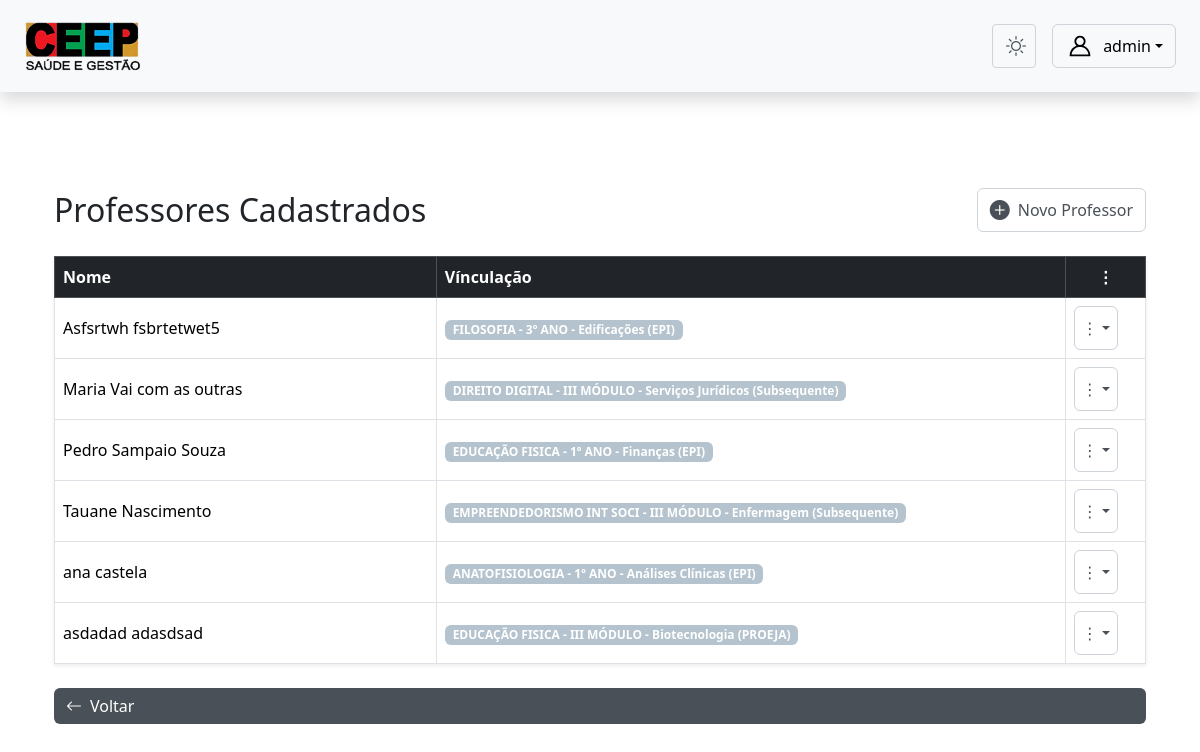
/admnistrador/admin/professor_crud/professores/ (signed in), run on an earlier commit of the app's database.
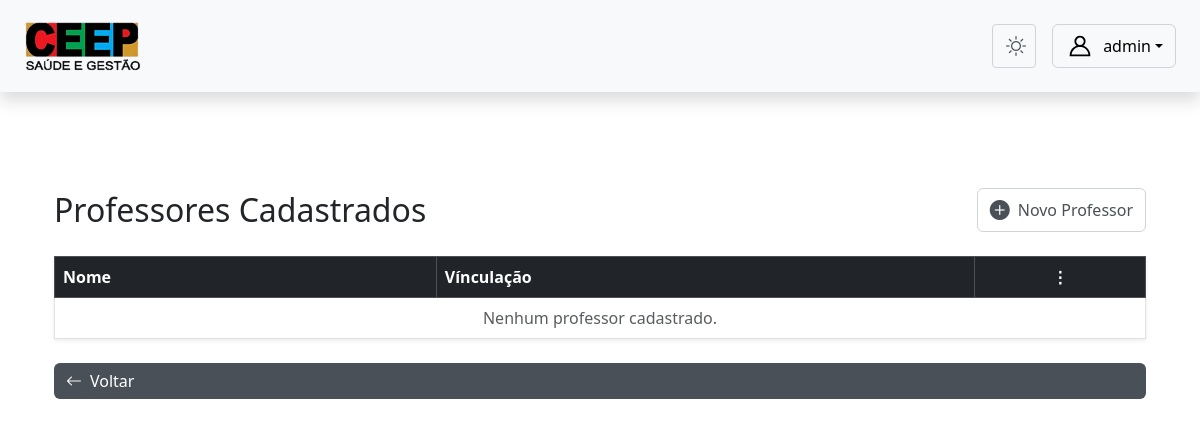
And on a later commit of the database.
### core/models.py (models this page shows, shortened)
class CustomUser(AbstractUser):
    TIPO_CHOICES = (
        ('admin', 'Admin'),
        ('professor', 'Professor'),
        ('aluno', 'Aluno'),
        ('servidor', 'Servidor'),
        ('direcao', 'Direção'), # <-- 'direcao' está correto
    )
    EIXO_CHOICES = (
        ('SAUDE', 'Eixo da Saúde'),
        ('GESTAO', 'Eixo de Gestão'),
    )
    tipo = models.CharField(max_length=10, choices=TIPO_CHOICES, default='admin')
    eixo = models.CharField(
        max_length=10,
        choices=EIXO_CHOICES,
        null=True,
        blank=True,
        help_text="Eixo ao qual o servidor pertence."
    )
    data_nascimento = models.DateField(null=True, blank=True)
    cpf = models.CharField(max_length=14, unique=True, null=True, blank=True)
    rg = models.CharField(max_length=12, unique=True, null=True, blank=True)
    orgao = models.CharField(max_length=10, null=True, blank=True)
    data_expedicao = models.DateField(null=True, blank=True)
    cidade_nascimento = models.CharField(max_length=100, null=True, blank=True)
    numero_matricula = models.CharField(max_length=20, unique=True, blank=True, null=True)
    nome_pai = models.CharField(max_length=150, blank=True, null=True)
    nome_mae = models.CharField(max_length=150, blank=True, null=True)
    responsavel_matricula = models.CharField(max_length=150, blank=True, null=True)
    endereco_rua = models.CharField(max_length=150, blank=True, null=True)
    endereco_numero = models.CharField(max_length=10, blank=True, null=True)
    endereco_bairro = models.CharField(max_length=100, blank=True, null=True)
    endereco_cidade = models.CharField(max_length=100, blank=True, null=True)
    endereco_cep = models.CharField(max_length=9, blank=True, null=True)
    telefone = models.CharField(max_length=15, blank=True, null=True)
    senha_temporaria = models.BooleanField(default=False)
    email = models.EmailField(blank=True, null=True)
    email_confirmado = models.BooleanField(default=False)
    token_confirmacao_email = models.CharField(max_length=64, blank=True, null=True)
    token_recuperacao_senha = models.CharField(max_length=255, null=True, blank=True)
    token_recuperacao_expira = models.DateTimeField(null=True, blank=True)
    dois_fatores_email = models.BooleanField(default=True)
    codigo_2fa = models.CharField(max_length=6, null=True, blank=True)
    codigo_2fa_expira = models.DateTimeField(null=True, blank=True)
    tentativas_2fa = models.IntegerField(default=0)
    lembrar_dispositivo_token = models.CharField(max_length=64, null=True, blank=True)
    lembrar_dispositivo_expira = models.DateTimeField(null=True, blank=True)
    secret_2fa = models.CharField(max_length=32, null=True, blank=True)
    usa_google_authenticator = models.BooleanField(default=False)

class ProfessorMateriaAnoCursoModalidade(models.Model):
    MODALIDADE_CHOICES = [
        ('EPI', 'EPI'),
        ('PROEJA', 'PROEJA'),
        ('SUBSEQUENTE', 'Subsequente'),
    ]
    professor = models.ForeignKey(CustomUser, on_delete=models.CASCADE, limit_choices_to={'tipo': 'professor'})
    materia = models.ForeignKey(Materia, on_delete=models.CASCADE)
    curso = models.ForeignKey(Curso, on_delete=models.CASCADE)
    ano_modulo = models.CharField(max_length=20, choices=Turma.ANO_MODULO_CHOICES)
    modalidade = models.CharField(max_length=20, choices=MODALIDADE_CHOICES)
    class Meta:
        unique_together = ('professor', 'materia', 'curso', 'ano_modulo', 'modalidade')
        verbose_name = "Vínculo de Professor"
        verbose_name_plural = "Vínculos de Professores"

class Materia(models.Model):
    nome = models.CharField(max_length=100, unique=True)
    professores = models.ManyToManyField(CustomUser, limit_choices_to={'tipo': 'professor'}, blank=True)
    turmas = models.ManyToManyField(Turma, blank=True)
    ch = models.IntegerField(default=20) # Carga Horária

class Curso(models.Model):
    EIXO_CHOICES = (
        ('SAUDE', 'Eixo da Saúde'),
        ('GESTAO', 'Eixo de Gestão'),
    )
    nome = models.CharField(max_length=100, unique=True)
    eixo = models.CharField(max_length=10, choices=EIXO_CHOICES, default='GESTAO')
    materias = models.ManyToManyField('Materia', through='GradeMateria', related_name='cursos')

### admnistrador/views.py (the view)
# urls.py: path('admin/professor_crud/professores/', views.gerenciar_professores, name='gerenciar_professores'),
@login_required
@role_required('admin')
def gerenciar_professores(request):
    professores = CustomUser.objects.filter(tipo='professor').order_by('first_name', 'last_name')
    return render(request, 'admin/professor_crud/gerenciar_professores.html', {'professores': professores})

### templates/admin/professor_crud/gerenciar_professores.html (shortened to what this page needs)
{% extends 'base4.html' %}
{% load static %}
{% block content %}
<div class="container mt-5">
    <div class="d-flex justify-content-between align-items-center mb-4">
        <h2 class="mb-0">Professores Cadastrados</h2>
        <a href="{% url 'cadastrar_professor' %}" class="btn btn-outline-secondary d-flex align-items-center">
            <i class="bi bi-plus-circle-fill me-2 fs-5"></i>
            Novo Professor
        </a>
    </div>
    <table class="table table-bordered align-middle shadow-sm">
        <thead class="table-dark">
            <tr>
                <th class="coluna-nome">Nome</th>
                <th>Vínculação</th>
                <th class="text-center">⋮</th>
            </tr>
        </thead>
        <tbody>
            {% for professor in professores %}
            <tr>
                <td class="text-body-emphasis">{{ professor.get_full_name }}</td>
                <td>
                    {% for vinculo in professor.professormateriaanocursomodalidade_set.all %}
                        <span class="badge bg-primary">
                            {{ vinculo.materia.nome }} - {{ vinculo.ano_modulo }} - {{ vinculo.curso.nome }} ({{ vinculo.get_modalidade_display }})
                        </span>
                        <br>
                    {% empty %}
                        <span class="text-body-secondary">Nenhum vínculo cadastrado</span>
                    {% endfor %}
                </td>
                <td class="text-center">
                    <div class="dropdown">
                        <button class="btn btn-outline-secondary dropdown-toggle d-flex align-items-center justify-content-center" data-bs-toggle="dropdown" style="width: 44px; height: 44px; padding: 0;">
                            ⋮
                        </button>
                    </div>
                </td>
            </tr>
            {% empty %}
            <tr>
                <td colspan="3" class="text-center text-body-secondary">Nenhum professor cadastrado.</td>
            </tr>
            {% endfor %}
        </tbody>
    </table>
    <a href="{% url 'admin_dashboard' %}" class="btn btn-secondary mt-4 d-flex align-items-center w-auto">
        <i class="bi bi-arrow-left me-2"></i>
        Voltar
    </a>
</div>
{% endblock content %}

### templates/base4.html (shortened to what this page needs)
{% load static %}
<!DOCTYPE html>
<html lang="pt-br" data-bs-theme="light">
<head>
<link rel="stylesheet" href="{% static 'css/bootstrap.min.css' %}" />
<link rel="stylesheet" href="https://cdn.jsdelivr.net/npm/bootstrap-icons@1.11.1/font/bootstrap-icons.css">
<link rel="stylesheet" href="{% static 'css/style.css' %}" />
</head>
<body>
<nav class="navbar navbar-expand-lg bg-body-tertiary justify-content-between px-4 py-3 shadow">
<span class="navbar-brand mb-0 h1">
<img src="{%static 'assets/img/ceep3.png'%}" width='100%' height='50px' class="me-2">
</span>
<div class="d-flex align-items-center">
  <button id="theme-toggle" class="btn btn-sm btn-outline-secondary me-3 theme-toggle-btn" title="Alternar tema">
  <i class="bi bi-sun fs-5"></i>
</button>
<div class="dropdown">
<button class="btn btn-outline-secondary text-body-emphasis dropdown-toggle d-flex align-items-center" type="button" data-bs-toggle="dropdown">
<span>{{ request.user.get_full_name|default:request.user.username }}</span>
</button>
</div>
</div>
</nav>
<main class="container py-5">
{% block content %}
{% endblock content %}
</main>
</body>
</html>

### static/css/style.css (style rules this page uses)
:root { --bs-secondary: #495057; --bs-link-color: #495057; --bs-link-hover-color: #495057; --bs-code-color: #495057; --bs-primary-rgb: 180, 195, 205; --bs-dark-rgb: 73, 80, 87; --bs-secondary-rgb: 73, 80, 87; --bs-black-rgb: 33, 37, 41; --bs-body-bg-rgb: 255, 255, 255; --bs-danger-rgb: 220, 53, 69; --bs-info-rgb: 13, 202, 240; --bs-warning-rgb: 255, 193, 7; --body-color: #212529; --navbar-bg: #f8f9fa; --card-bg: #ffffff; --border-color: #dee2e6; }
body { color: var(--body-color); background-color: rgba(var(--bs-body-bg-rgb), 1) !important; transition: background-color 0.3s, color 0.3s; }
.navbar { background-color: var(--navbar-bg) !important; }
.theme-toggle-btn { width: var(--toggle-size, 44px); height: var(--toggle-size, 44px); display: flex; align-items: center; justify-content: center; padding: 0; transition: background-color 0.2s, border-color 0.2s, color 0.2s; }
.btn-outline-secondary { --bs-btn-color: #495057; --bs-btn-border-color: #ced4da; --bs-btn-hover-color: #fff; --bs-btn-hover-bg: #495057; --bs-btn-hover-border-color: #495057; --bs-btn-focus-shadow-rgb: 206, 212, 218; }
.btn-secondary { --bs-btn-color: #fff; --bs-btn-bg: #495057; --bs-btn-border-color: #ff6495057a00; --bs-btn-hover-color: #fff; --bs-btn-hover-bg: #495057; --bs-btn-hover-border-color: #495057; }
.coluna-nome, .coluna-professor, .coluna-aluno { width: 35%; }
.table { --bs-table-color: var(--body-color); --bs-table-bg: var(--card-bg); --bs-table-border-color: var(--border-color); }

What changed in the data, as far as the page shows it:
removed CustomUser: get_full_name "Asfsrtwh fsbrtetwet5"
removed ProfessorMateriaAnoCursoModalidade: materia.nome "FILOSOFIA", ano_modulo "3º ANO", curso.nome "Edificações", modalidade "EPI", shown under "Asfsrtwh fsbrtetwet5"
removed CustomUser: get_full_name "Maria Vai com as outras"
removed ProfessorMateriaAnoCursoModalidade: materia.nome "DIREITO DIGITAL", ano_modulo "III MÓDULO", curso.nome "Serviços Jurídicos", modalidade "Subsequente", shown under "Maria Vai com as outras"
removed CustomUser: get_full_name "Pedro Sampaio Souza"
removed ProfessorMateriaAnoCursoModalidade: materia.nome "EDUCAÇÃO FISICA", ano_modulo "1º ANO", curso.nome "Finanças", modalidade "EPI", shown under "Pedro Sampaio Souza"
removed CustomUser: get_full_name "Tauane Nascimento"
removed ProfessorMateriaAnoCursoModalidade: materia.nome "EMPREENDEDORISMO INT SOCI", ano_modulo "III MÓDULO", curso.nome "Enfermagem", modalidade "Subsequente", shown under "Tauane Nascimento"
removed CustomUser: get_full_name "ana castela"
removed ProfessorMateriaAnoCursoModalidade: materia.nome "ANATOFISIOLOGIA", ano_modulo "1º ANO", curso.nome "Análises Clínicas", modalidade "EPI", shown under "ana castela"
removed CustomUser: get_full_name "asdadad adasdsad"
removed ProfessorMateriaAnoCursoModalidade: materia.nome "EDUCAÇÃO FISICA", ano_modulo "III MÓDULO", curso.nome "Biotecnologia", modalidade "PROEJA", shown under "asdadad adasdsad"
Also different on the page:
text now shown: "Nenhum professor cadastrado."
